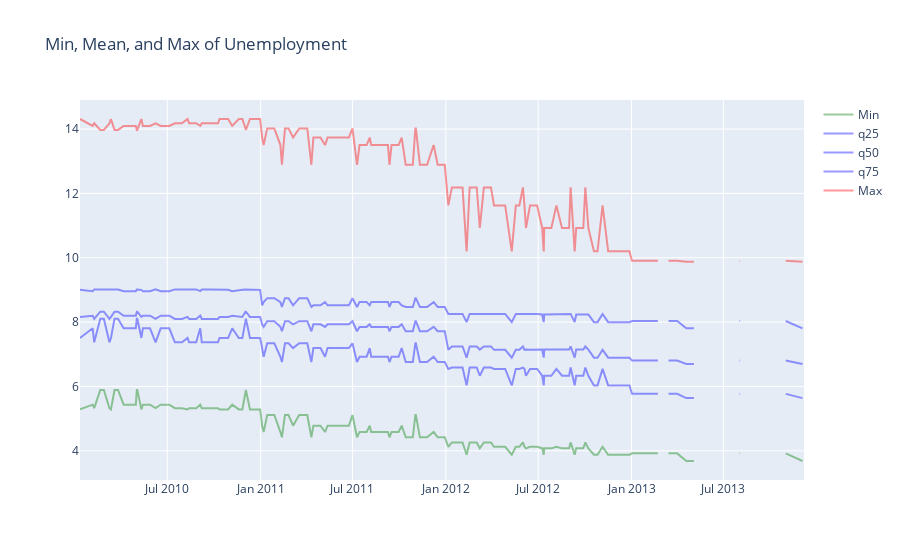

Notebook source saved alongside this figure:
### Code cell
plot_min_max_avg (features_agg3, 'Unemployment')

### Figure 1 — Plotly figure (JSON) as saved in the notebook; plotly's stock layout.template omitted (floating-point values rounded to 4 significant figures; data arrays with more than 128 entries replaced by an {"elided": "..."} marker saying what was removed)
{"data": [{"line": {"color": "green"}, "name": "Min", "opacity": 0.4, "type": "scatter", "x": {"elided": "182 str values"}, "y": {"elided": "182 float values"}}, {"line": {"color": "blue"}, "name": "q25", "opacity": 0.4, "type": "scatter", "x": {"elided": "182 str values"}, "y": {"elided": "182 float values"}}, {"line": {"color": "blue"}, "name": "q50", "opacity": 0.4, "type": "scatter", "x": {"elided": "182 str values"}, "y": {"elided": "182 float values"}}, {"line": {"color": "blue"}, "name": "q75", "opacity": 0.4, "type": "scatter", "x": {"elided": "182 str values"}, "y": {"elided": "182 float values"}}, {"line": {"color": "red"}, "name": "Max", "opacity": 0.4, "type": "scatter", "x": {"elided": "182 str values"}, "y": {"elided": "182 float values"}}], "layout": {"title": {"text": "Min, Mean, and Max of Unemployment"}}}
